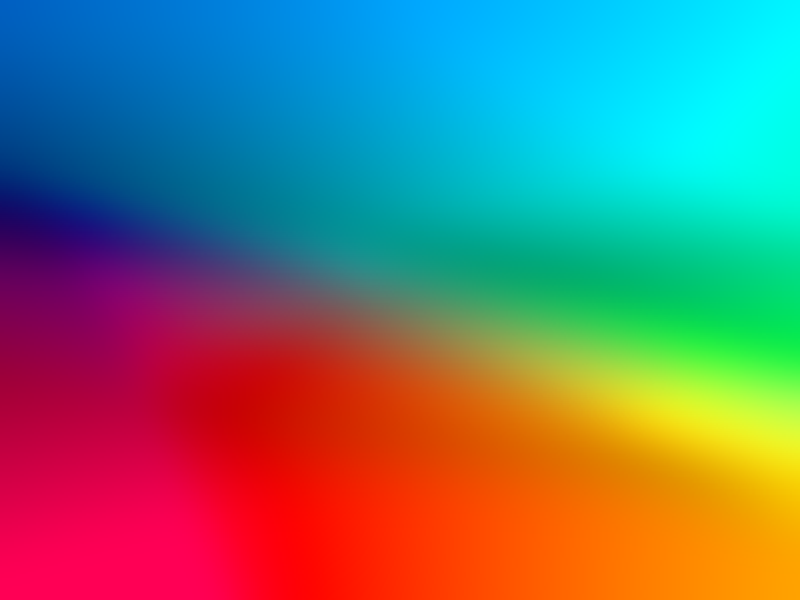
#> input picture bg.png, 800 x 600 px
$ python image_font.py bg.png
#> lines starting #> are read from the running program, lines starting #| are printed output that depends on the picture
import os, sys, glob
from PIL import Image, ImageDraw, ImageFont

text = [ "!\"#$%&]'()*+,-./0123456789:;<=>?@",
    "ABCDEFGHIJKLMNOPQRSTUVWXYZ[\]^_`",
    "abcdefghijklmnopqrstuvwxyz{|}~"  ]

files = []
for f in sys.argv[1:]:
    files = files + glob.glob(f)

for f in files:
    im = Image.open("bg.png")
#> im is the input picture: PIL image 800x600 RGB; mean R, G, B 106.9, 117.7, 112
    (width, height) = (im.width // 2, im.height // 2)
#> width = 400; height = 300
    im = im.resize((width, height))
#> im: PIL image 400x300 RGB
    draw = ImageDraw.Draw(im)

    try:
        # use a bitmap font
        font = ImageFont.load(f)
    except (SyntaxError, IOError):
        try:
            # 使用ttf字体
            font = ImageFont.truetype(f, 26, encoding="utf-8")
        except (SyntaxError, IOError):
            break

    draw.text((5, 10), text[0], font=font)
    draw.text((5, 30), text[1], (255, 0, 0), font=font)
    draw.text((5, 50), text[2], (10, 10, 10),  font=font)
    draw.text((5, 70), "FontName:" + f , font=font)
    im.save(f + '.png')
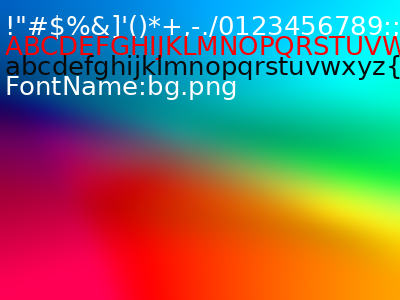
#> saved as bg.png.png: PIL image 400x300 RGB; mean R, G, B 119, 114.2, 105.4
    im.close()
    print("FontName:" + f + "  ...OK")

print("\nUsage: python3 image_font.py fontfiles...")
